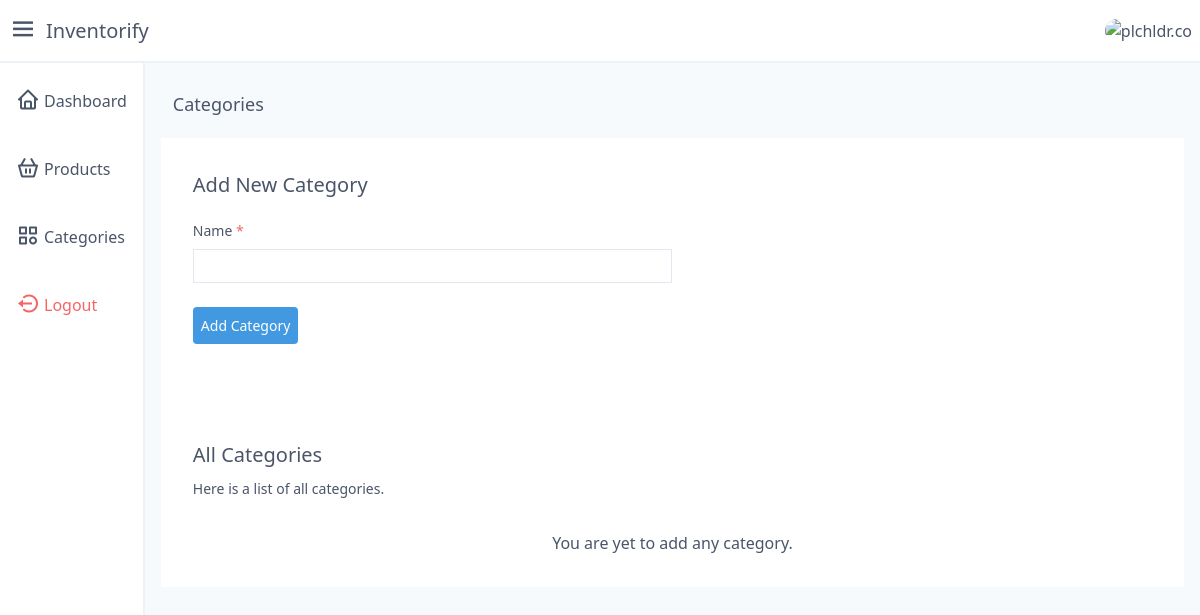
Before: /categories (signed in) with the older database file.
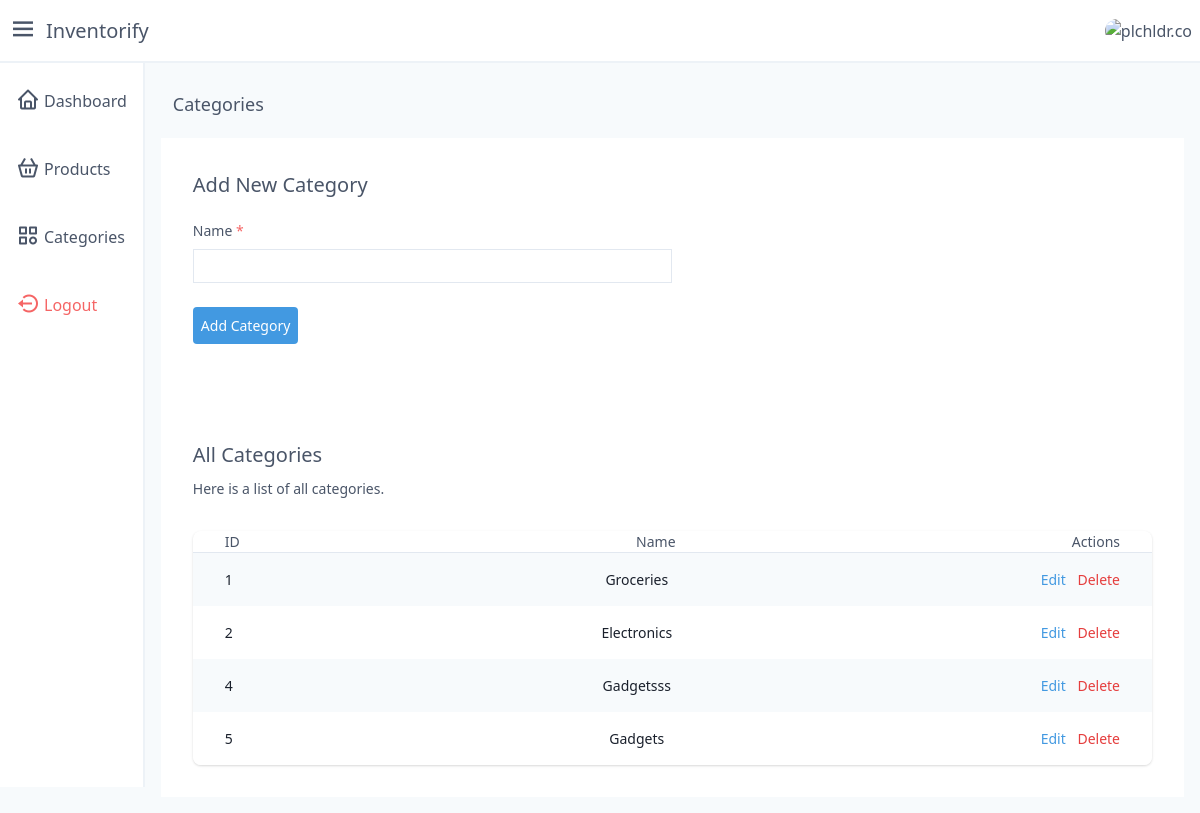
After: the same page with the newer database file.
### models.py (models this page shows, shortened)
class Category(Base):
    __tablename__ = 'categories'
    id = Column(Integer, primary_key=True)
    name = Column(String(50), nullable=False)
    user_id = Column(Integer, ForeignKey('users.id'))
    user = relationship('User', back_populates='categories')
    products = relationship('Product', back_populates='category')
    __table_args__ = (UniqueConstraint('name', 'user_id', name='_name_uc'),)

### app.py (the view)
@app.get('/categories')
def categories():
    user_id = session.get('user_id')
    if not user_id:
        return redirect('/login')
    categories = db.fetch_categories(user_id)
    if categories:
        categories = enumerate(categories)
    return render_template(
        'auth/categories.html',
        categories=categories
    )

### database.py (called while the page is built)
    def fetch_categories(self, user_id):
        return (
            self.session.query(Category)
                .filter(Category.user_id == user_id)
                .all()
        )

### templates/auth/categories.html (shortened to what the changed rows need)
{% extends 'auth/layout.j2' %}
{% block main %}
{% with v_error = get_flashed_messages(category_filter=["validation_error"]) %}
<section class="flex justify-center">
    <div class="w-full lg:p-8 p-4 bg-white mt-2">
        <div class="mt-8 flex flex-col">
            <div class="-my-2 -mx-4 overflow-x-auto sm:-mx-6 lg:-mx-8">
                <div class="inline-block min-w-full py-2 align-middle md:px-6 lg:px-8">
                    {% if not categories %}
                    <p class="text-gray-700 text-md text-center">
                        You are yet to add any category.
                    </p>
                    {% else %}
                    <div class="overflow-hidden shadow ring-1 ring-black ring-opacity-5 lg:rounded-lg">
                        <div class="min-w-full divide-y divide-gray-300">
                            <div class="flex justify-between lg:px-8 px-4">
                                <h3 scope="col" class="py-3.5 text-sm font-medium">
                                    ID
                                </h3>
                                <h3 scope="col" class="py-3.5 text-sm font-medium">
                                    Name
                                </h3>
                                <h3 scope="col" class="py-3.5 text-sm font-medium">
                                    Actions
                                </h3>
                            </div>
                            <div class="bg-white">
                                {% for key, category in categories %}
                                <div
                                    class="{{ 'bg-gray-100' if key % 2==0 else '' }} flex justify-between lg:px-8 px-4">
                                    <h3 class="whitespace-nowrap py-4 text-sm text-gray-900">
                                        {{ category.id }}
                                    </h3>
                                    <h3 class="whitespace-nowrap py-4 text-sm text-gray-900">
                                        {{ category.name }}
                                    </h3>
                                    <span class="relative whitespace-nowrap py-4 text-right text-sm">
                                        <a href="/categories/edit/{{category.id}}" class="text-blue-500">
                                            Edit
                                        </a>
                                        <form method="post" action="/categories/delete/{{category.id}}"
                                            class="inline-block">
                                            <button type="submit" class="text-red-600 inline-block ml-2">
                                                Delete
                                            </button>
                                        </form>
                                    </span>
                                </div>
                                {% endfor %}
                            </div>
                        </div>
                    </div>
                    {% endif %}
                </div>
            </div>
        </div>
    </div>
</section>
{% endwith %}
{% endblock %}

Changed rows visible on the page:
added Category: id "1", name "Groceries"
added Category: id "2", name "Electronics"
added Category: id "4", name "Gadgetsss"
added Category: id "5", name "Gadgets"
Other visible differences:
text no longer shown: "You are yet to add any category."
text now shown: "ID Name Actions"
